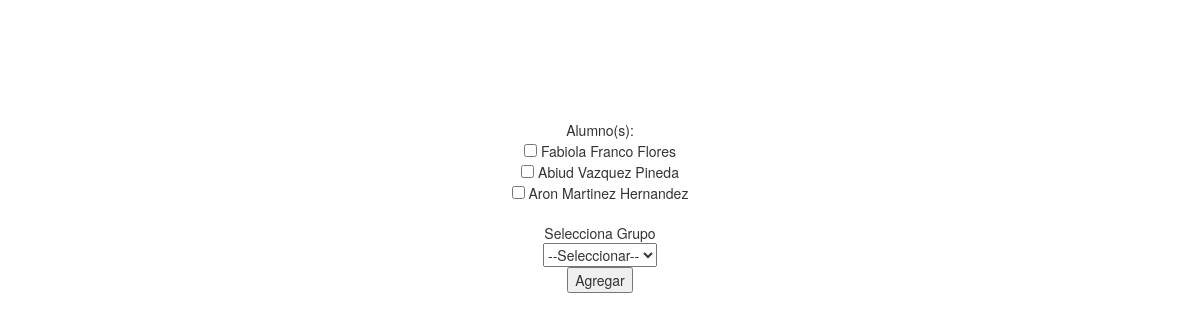
Screenshot of /TestGrupo.php with the database file from the repository.
### tables this page shows
CREATE TABLE `personascontrol` (
  `IdPersona` int(11) NOT NULL AUTO_INCREMENT,
  `nombre` varchar(100) DEFAULT NULL,
  `Apat` varchar(100) DEFAULT NULL,
  `Amat` varchar(100) DEFAULT NULL,
  `telefono` varchar(15) DEFAULT NULL,
  `calle` varchar(100) DEFAULT NULL,
  `NumExterior` int(10) DEFAULT NULL,
  `NumInterior` int(10) DEFAULT NULL,
  `colonia` varchar(100) DEFAULT NULL,
  `municipio` varchar(100) DEFAULT NULL,
  `estado` varchar(100) DEFAULT NULL,
  `cp` varchar(10) DEFAULT NULL,
  `correoe` varchar(100) DEFAULT NULL,
  `usuario` varchar(100) DEFAULT NULL,
  `password` varchar(100) DEFAULT NULL,
  `nivel` varchar(100) DEFAULT NULL,
  `estatus` varchar(100) DEFAULT NULL,
  PRIMARY KEY (`IdPersona`)
);

### TestGrupo.php (called while the page is built, shortened)
<?php
    require ('Grupo.php');
    require('header.php');
    $Grupo = new Grupo();
    $Grupo->AsignarAlumnoaGrupo();
?>

### Grupo.php (the view, shortened to what this page needs)
<?php
    class Grupo
    {
        public function AsignarAlumnoaGrupo()
        {
            $sql01="SELECT * FROM personascontrol WHERE nivel=3 AND estatus = 1  ORDER BY IdPersona ASC";
            $consulta = mysql_query($sql01) or die ("error 1");
            $cuantos3=mysql_num_rows($consulta);
            echo "<div class=table-resposive>";
            echo "<br><br><center>Alumno(s):<form name=materias action=asignar-alumnos.php method=Post align=center>";
            for ($y=0; $y<$cuantos3; $y++)
            {
                $id=mysql_result($consulta, $y, 'IdPersona');
                $nom=mysql_result($consulta, $y, 'nombre');
                $apat =mysql_result($consulta, $y, 'Apat');
                $amat=mysql_result($consulta,$y,'Amat');
                $sql2="SELECT * FROM alumno_grupo WHERE id_alumno = $id";
                $res03 = mysql_query($sql2)or die("No se ejecuta consulta de alumnos");
                $existe = mysql_num_rows($res03);
                if($existe > 0)
                {
                }
                else
                {
                    echo"<input type=checkbox name=user1[] value=$id> $nom $apat $amat<br>";
                }
            }
            echo '<br>';
            echo"Selecciona Grupo<br>";
            echo "<select name=user2>";
            echo"<option value=t>--Seleccionar--</option>";
            echo "</select>";
            echo "<br><input type=submit name=submit value=Agregar />";
            echo "</form>";
            echo "</center>";
            echo "</div>";
        }
    }
?>

### justified-nav.css (style rules this page uses)
body { padding-top: 20px; }

### rows the page displays
personascontrol: nombre "Fabiola", Apat "Franco", Amat "Flores"
personascontrol: nombre "Abiud", Apat "Vazquez", Amat "Pineda"
personascontrol: nombre "Aron", Apat "Martinez", Amat "Hernandez"
